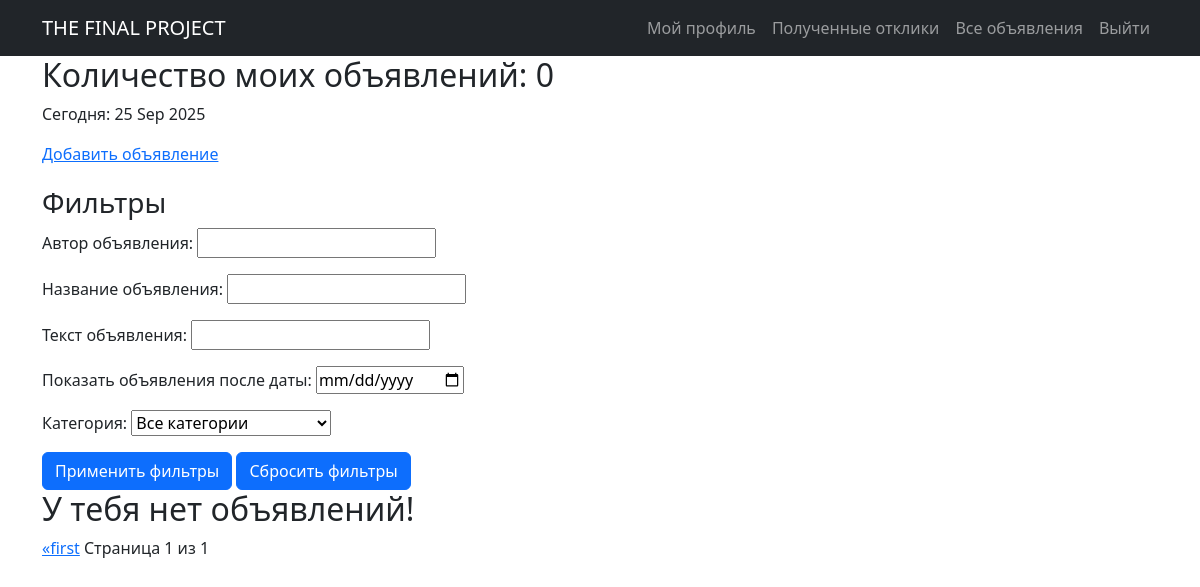
/posters/?user_id=40 (signed in), run on an earlier commit of the app's database.
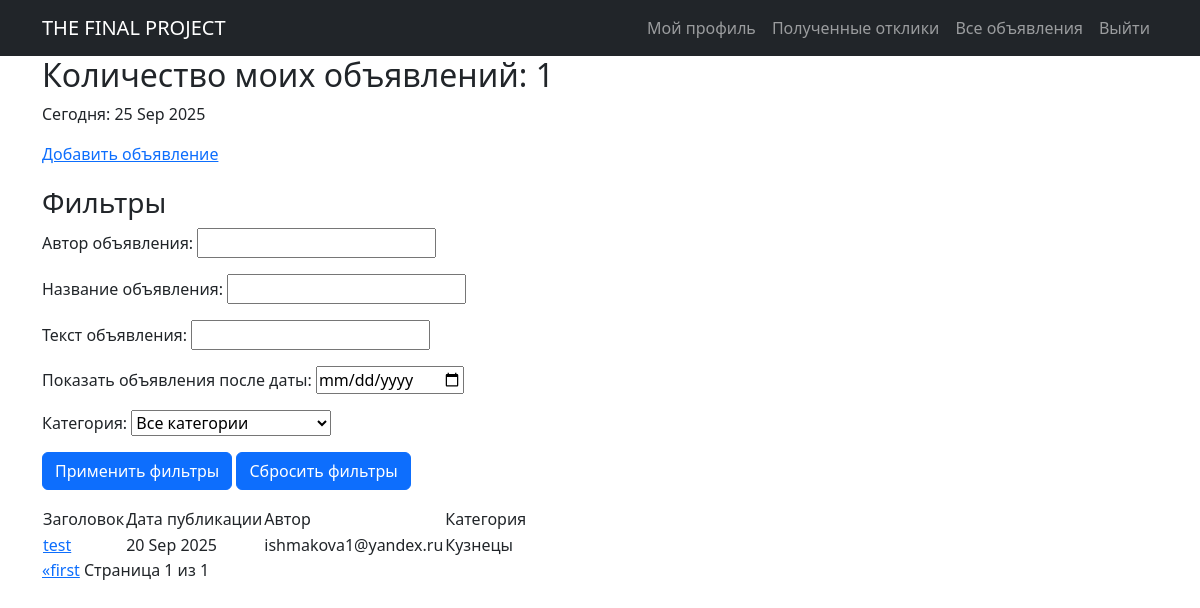
And on a later commit of the database.
### board/models.py (models this page shows, shortened)
class Poster(models.Model):
    user = models.ForeignKey(User, on_delete=models.CASCADE)
    head = models.CharField(max_length=255)
    text = RichTextUploadingField()
    categories = models.ManyToManyField(Category)
    poster_origin = models.DateTimeField(auto_now_add=True)

class Category(models.Model):
    name = models.CharField(max_length=20, unique=True)
    def __str__(self):
        return self.name

### board/views.py (the view)
# urls.py: path('posters/', PosterList.as_view(), name='posters'),
class PosterList(ListView):
    model = Poster
    queryset = Poster.objects.order_by('-poster_origin')
    template_name = 'poster.html'
    context_object_name = 'poster'
    paginate_by = 5
    items = list(range(1, len(Poster.objects.all()) + 1))
    def get_context_data(self, **kwargs):
        context = super().get_context_data(**kwargs)
        user = self.request.user
        user_id = self.request.GET.get('user_id')
        if user_id:
            filtered_posters = Poster.objects.filter(user__id=user_id)
            paginator = Paginator(filtered_posters, self.paginate_by)
            page_number = self.request.GET.get('page', 1)
            page_obj = paginator.get_page(page_number)
            context['page_obj'] = page_obj
            context['paginator'] = paginator
            context['is_paginated'] = True
        else:
            pass
        my_posters = Poster.objects.filter(user=user)
        context['my_posters'] = my_posters
        context['time_now'] = datetime.now(timezone.utc)
        context['categories'] = Category.objects.all()
        context['next_category'] = None
        context['filterset'] = self.filterset
        category_id = self.request.GET.get('category_id')
        page_obj = context.get('page_obj')
        if page_obj:
            for poster in page_obj:
                poster.responses_list = Response.objects.filter(poster=poster)
        return context
    def get_queryset(self):
        queryset = super().get_queryset()
        self.filterset = PosterFilter(self.request.GET, queryset)
        category_id = self.request.GET.get('category_id')
        if category_id:
            queryset = queryset.filter(categories__id=category_id)
        user_id = self.request.GET.get('user_id')
        if user_id:
            queryset = queryset.filter(user__id=user_id)
        return self.filterset.qs.order_by('-poster_origin')

### templates/poster.html (shortened to what this page needs)
{% extends 'base.html' %}
{% block content %}
<h2 style="font-weight: normal;">
    {% if request.GET.user_id %}
        Количество моих объявлений: {{ page_obj.paginator.count }}
    {% else %}
        Количество объявлений: {{ page_obj.paginator.count }}
    {% endif %}
</h2>
    <p>Сегодня: {{ time_now|date:'d M Y' }}</p>
    <a href="{% url 'create' %}" style="display: block; margin-bottom: 20px;">Добавить объявление</a>
    <h3>Фильтры</h3>
    <form method="get">
        {{ filterset.form.as_p }}
        <button type="submit" class="btn btn-primary">Применить фильтры</button>
        <a href="{% url 'posters' %}" class="btn btn-primary">Сбросить фильтры</a>
    </form>
    {% if page_obj %}
        <table cellspacing="10">
            <tr>
                <td>Заголовок</td>
                <td>Дата публикации</td>
                <td>Автор</td>
                <td>Категория</td>
            </tr>
            <p>
            {% for post in page_obj %}
                <tr>
                    <td>
                        {% if post.id %}
                            <a href="{% url 'poster_detail' post.id %}">{{ post.head }}</a>
                        {% endif %}
                    </td>
                    <td>{{ post.poster_origin|date:'d M Y' }}</td>
                    <td>{{ post.user.username }}</td>
                    <td>
                        {% for category in post.categories.all %}
                        {{ category.name }}
                        {% empty %}-{% endfor %}
                    </td>
                </tr>
            {% endfor %}
            </p>
        </table>
    {% else %}
        <h2>
            {% if request.GET.user_id %}
                У тебя нет объявлений!
            {% else %}
                Объявлений нет!
            {% endif %}
        </h2>
    {% endif %}
    <a href="?{{ request.GET.urlencode }}&page=1">&laquo;first</a>
    Страница {{ page_obj.number }} из {{ page_obj.paginator.num_pages }}
{% endblock content %}

What changed in the data, as far as the page shows it:
added Poster: head "test", poster_origin "20 Sep 2025", user.username "ishmakova1@yandex.ru"
added Category: name "Кузнецы"
Also different on the page:
{{ page_obj.paginator.count }}: "0" → "1"
text no longer shown: "У тебя нет объявлений!"
text now shown: "Заголовок Дата публикации Автор Категория"
